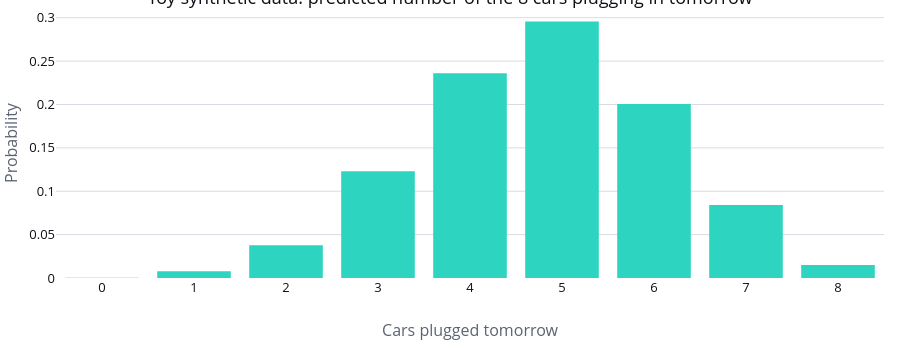

The notebook cell this image was saved under:
### Code cell
fig = go.Figure(go.Bar(x=fleet_distribution.index, y=fleet_distribution.values))
fig.update_layout(
    title="Toy synthetic data: predicted number of the 8 cars plugging in tomorrow",
    xaxis_title="Cars plugged tomorrow",
    yaxis_title="Probability",
)
apply_notebook_style(fig, height=350)
fig.show()

### Figure 1 — Plotly figure (JSON) as saved in the notebook; plotly's stock layout.template omitted (floating-point values rounded to 4 significant figures)
{"data": [{"x": [0, 1, 2, 3, 4, 5, 6, 7, 8], "y": [0.00025, 0.007875, 0.03775, 0.123, 0.2359, 0.2956, 0.2005, 0.084, 0.01512], "type": "bar"}], "layout": {"title": {"text": "Toy synthetic data: predicted number of the 8 cars plugging in tomorrow"}, "xaxis": {"title": {"text": "Cars plugged tomorrow"}}, "yaxis": {"title": {"text": "Probability"}}, "height": 350}}
